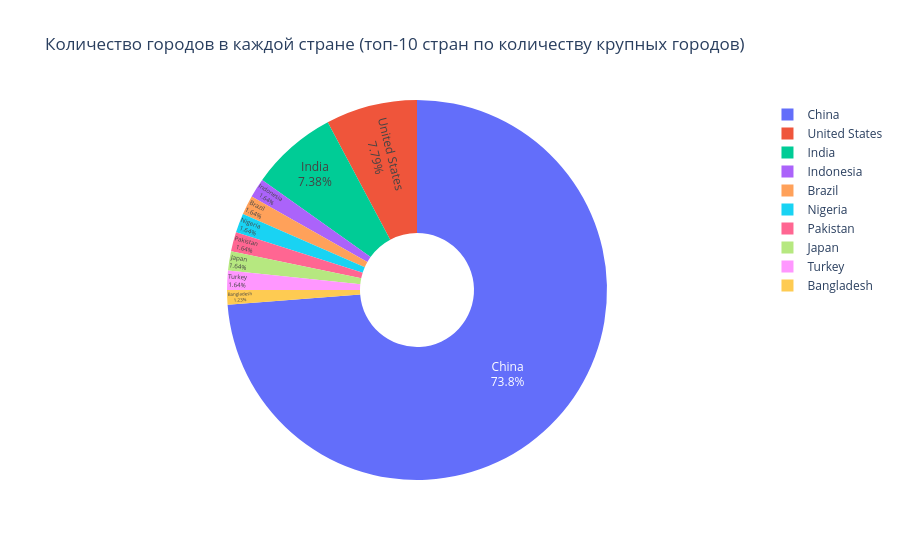

This figure's notebook cell:
### Markdown cell above
**2.2** Количество городов в каждой стране (топ-10 стран по количеству крупных городов)

### Code cell
city_counts = df['country'].value_counts().reset_index()
city_counts.columns = ['country', 'count']

top_countries = city_counts.head(10)

fig2 = px.pie(
    top_countries,
    values='count',
    names='country',
    title='Количество городов в каждой стране (топ-10 стран по количеству крупных городов)',
    hole=0.3
)

fig2.update_traces(textposition='inside', textinfo='percent+label')
fig2.show()

### Figure 1 — Plotly figure (JSON) as saved in the notebook; plotly's stock layout.template omitted (floating-point values rounded to 4 significant figures)
{"data": [{"domain": {"x": [0, 1], "y": [0, 1]}, "hole": 0.3, "hovertemplate": "country=%{label}<br>count=%{value}<extra></extra>", "labels": ["China", "United States", "India", "Indonesia", "Brazil", "Nigeria", "Pakistan", "Japan", "Turkey", "Bangladesh"], "legendgroup": "", "name": "", "showlegend": true, "textinfo": "percent+label", "textposition": "inside", "type": "pie", "values": [180, 19, 18, 4, 4, 4, 4, 4, 4, 3]}], "layout": {"legend": {"tracegroupgap": 0}, "title": {"text": "Количество городов в каждой стране (топ-10 стран по количеству крупных городов)"}}}
